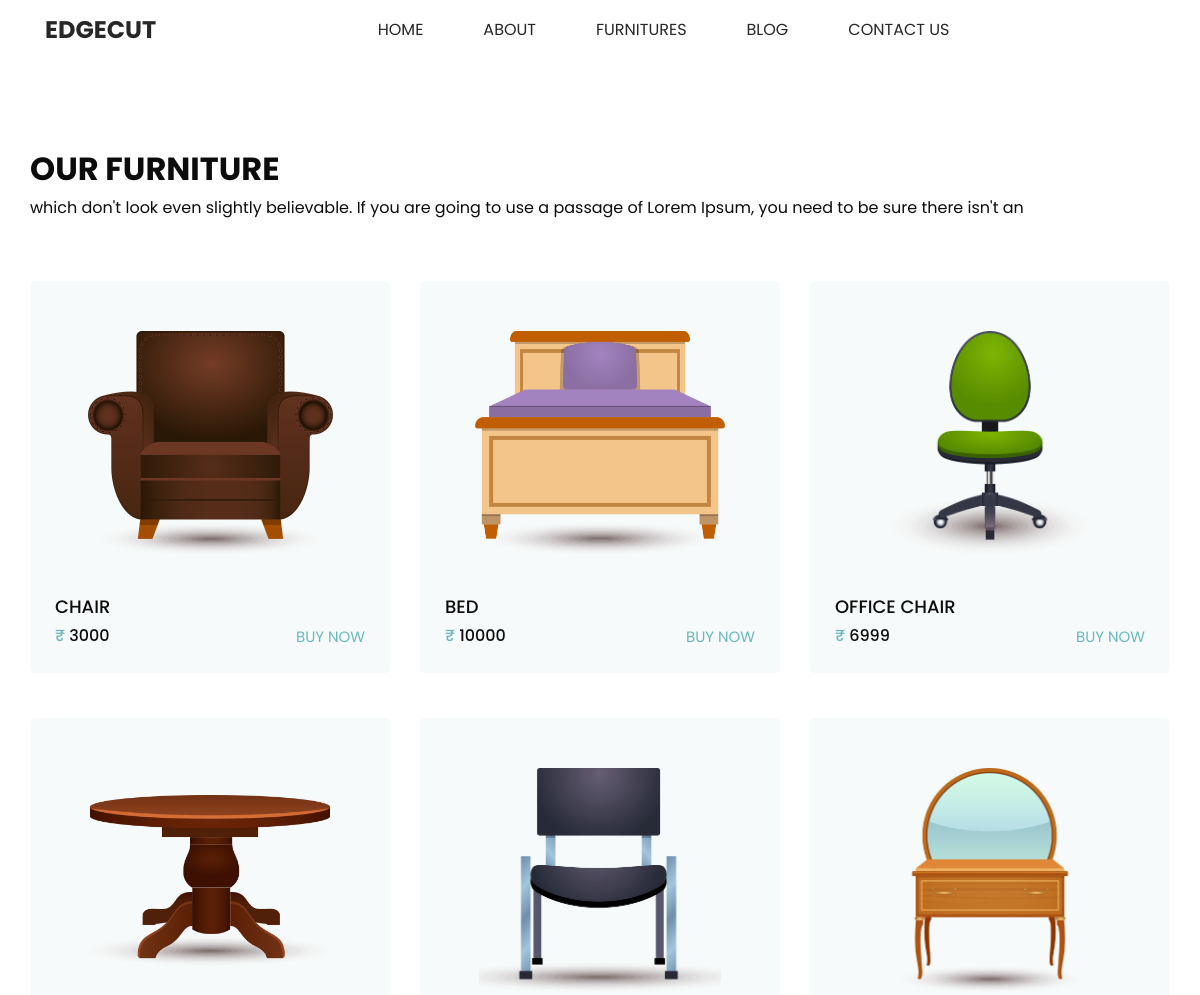
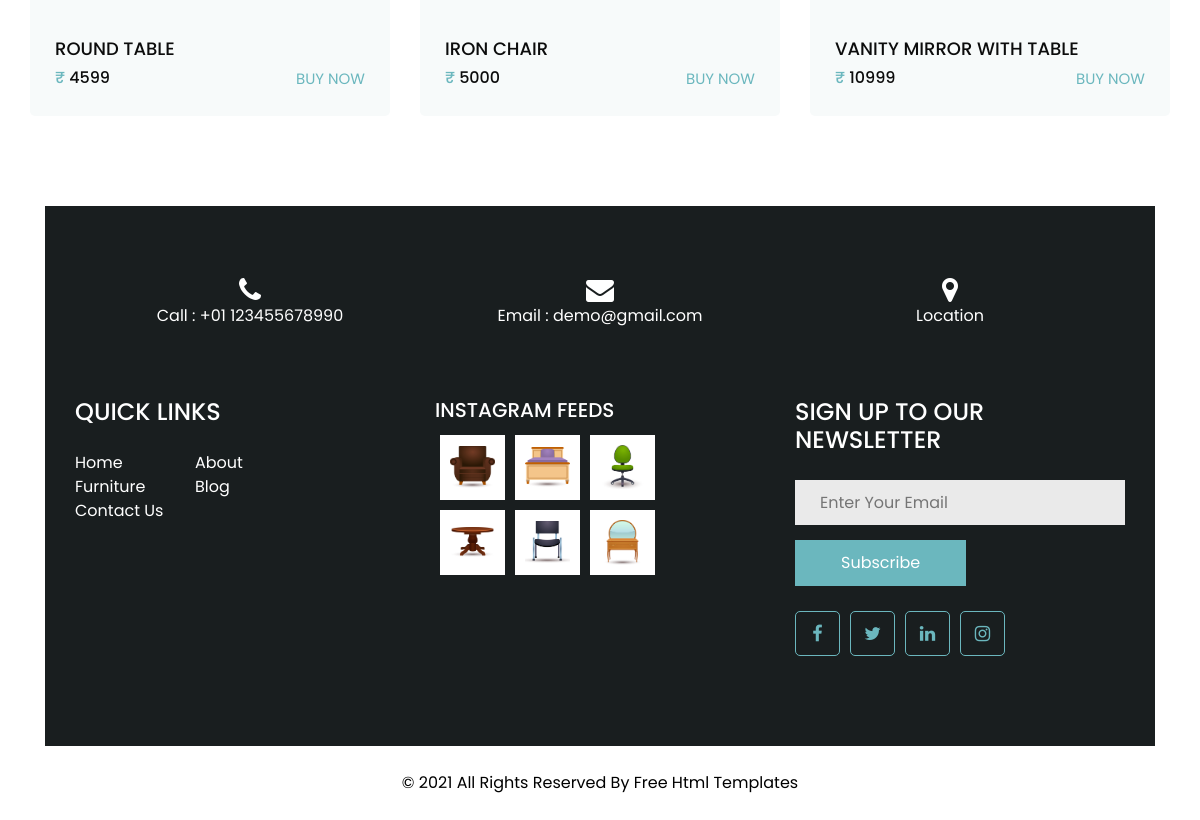
Page /furnitures on the committed database (2 pictures, top to bottom).
### home/models.py (models this page shows)
class product(models.Model):
    name = models.CharField(max_length=200)
    main_image = models.ImageField(upload_to = 'photos/products')
    price = models.IntegerField()

### home/views.py (the view)
# urls.py: path('furnitures', views.furnitures, name="furnitures"),
def furnitures(request):
    all_products = product.objects.all()
    contaxt = {
        'all_products': all_products
    }
    return render(request, 'furniture.html', contaxt)

### templates/furniture.html
{% extends 'base.html' %}
{% block content %}
  <section class="furniture_section layout_padding">
    <div class="container">
      <div class="heading_container">
        <h2>
          Our Furniture
        </h2>
        <p>
          which don't look even slightly believable. If you are going to use a passage of Lorem Ipsum, you need to be sure there isn't an
        </p>
      </div>
      <div class="row">
        {% if all_products %}
          {% for prod in all_products %}
          <div class="col-md-6 col-lg-4">
              <div class="box">
                <div class="img-box">
                  <img src="{{prod.main_image.url}}" alt="">
                </div>
                <div class="detail-box">
                  <h5>
                    {{prod.name}}
                  </h5>
                  <div class="price_box">
                    <h6 class="price_heading">
                      <span>&#8377;</span> {{prod.price}}
                    </h6>
                    <a href="">
                      Buy Now
                    </a>
                  </div>
                </div>
              </div>
            </div>
          {% endfor %}
        {% else %}
          <div class="align-items-center">
          <h2 class="bg-danger">No Products</h2>
        </div>
        {% endif %}
      </div>
    </div>
  </section>
{% endblock content %}

### templates/base.html (shortened to what this page needs)
{% load static %}
<!DOCTYPE html>
<html>
    <head>
        <link rel="stylesheet" type="text/css" href="{% static 'css/bootstrap.css' %}" />
        <link href="{% static 'css/font-awesome.min.css' %}" rel="stylesheet" />
        <link href="{% static 'css/style.css' %}" rel="stylesheet" />
        <link href="{% static 'css/responsive.css' %}" rel="stylesheet" />
    </head>
    <body>
        <header class="header_section long_section px-0">
            <nav class="navbar navbar-expand-lg custom_nav-container ">
                <a class="navbar-brand" href="{% url 'home' %}">
                    <span>
                        Edgecut
                    </span>
                </a>
                <div class="collapse navbar-collapse" id="navbarSupportedContent">
                    <div class="d-flex mx-auto flex-column flex-lg-row align-items-center">
                        <ul class="navbar-nav  ">
                            <li class="nav-item active">
                                <a class="nav-link" href="{% url 'home' %}">Home</a>
                            </li>
                            <li class="nav-item">
                                <a class="nav-link" href="{% url 'about' %}"> About</a>
                            </li>
                            <li class="nav-item">
                                <a class="nav-link" href="{% url 'furnitures' %}">Furnitures</a>
                            </li>
                            <li class="nav-item">
                                <a class="nav-link" href="{% url 'blog' %}">Blog</a>
                            </li>
                            <li class="nav-item">
                                <a class="nav-link" href="{% url 'contact' %}">Contact Us</a>
                            </li>
                        </ul>
                    </div>
                </div>
            </nav>
        </header>
        {% block content %}
        {% endblock content %}
  <section class="info_section long_section">
    <div class="container">
      <div class="contact_nav">
        <a href="">
          <i class="fa fa-phone" aria-hidden="true"></i>
          <span>
            Call : +01 123455678990
          </span>
        </a>
        <a href="">
          <i class="fa fa-envelope" aria-hidden="true"></i>
          <span>
            Email : demo@gmail.com
          </span>
        </a>
        <a href="">
          <i class="fa fa-map-marker" aria-hidden="true"></i>
          <span>
            Location
          </span>
        </a>
      </div>
      <div class="info_top ">
        <div class="row ">
          <div class="col-sm-6 col-md-4 col-lg-3">
            <div class="info_links">
              <h4>
                QUICK LINKS
              </h4>
              <div class="info_links_menu">
                <a class="" href="index.html">Home <span class="sr-only">(current)</span></a>
                <a class="" href="about.html"> About</a>
                <a class="" href="furniture.html">Furniture</a>
                <a class="" href="blog.html">Blog</a>
                <a class="" href="contact.html">Contact Us</a>
              </div>
            </div>
          </div>
          <div class="col-sm-6 col-md-4 col-lg-3 mx-auto">
            <div class="info_post">
              <h5>
                INSTAGRAM FEEDS
              </h5>
              <div class="post_box">
                <div class="img-box">
                  <img src="{% static 'images/f1.png' %}" alt="">
                </div>
                <div class="img-box">
                  <img src="{% static 'images/f2.png' %}" alt="">
                </div>
                <div class="img-box">
                  <img src= "{% static 'images/f3.png' %}" alt="">
                </div>
                <div class="img-box">
                  <img src="{% static 'images/f4.png' %}" alt="">
                </div>
                <div class="img-box">
                  <img src="{% static 'images/f5.png' %}" alt="">
                </div>
                <div class="img-box">
                  <img src="{% static 'images/f6.png' %}" alt="">
                </div>
              </div>
            </div>
          </div>
          <div class="col-md-4">
            <div class="info_form">
              <h4>
                SIGN UP TO OUR NEWSLETTER
              </h4>
              <form action="">
                <input type="text" placeholder="Enter Your Email" />
                <button type="submit">
                  Subscribe
                </button>
              </form>
              <div class="social_box">
                <a href="">
                  <i class="fa fa-facebook" aria-hidden="true"></i>
                </a>
                <a href="">
                  <i class="fa fa-twitter" aria-hidden="true"></i>
                </a>
                <a href="">
                  <i class="fa fa-linkedin" aria-hidden="true"></i>
                </a>
                <a href="">
                  <i class="fa fa-instagram" aria-hidden="true"></i>
                </a>
              </div>
            </div>
          </div>
        </div>
      </div>
    </div>
  </section>
        <footer class="footer_section">
            <div class="container">
                <p>
                    &copy; <span id="displayYear"></span> All Rights Reserved By
                    <a href="https://html.design/">Free Html Templates</a>
                </p>
            </div>
        </footer>
    </body>
</html>

### static/css/responsive.css (style rules this page uses)
@media (min-width: 1200px) { .container { max-width: 1170px; } }

### rows in the picture
product: main_image (picture), name "CHAIR", price "3000"
product: main_image (picture), name "BED", price "10000"
product: main_image (picture), name "OFFICE CHAIR", price "6999"
product: main_image (picture), name "ROUND TABLE", price "4599"
product: main_image (picture), name "IRON CHAIR", price "5000"
product: main_image (picture), name "VANITY MIRROR WITH TABLE", price "10999"
